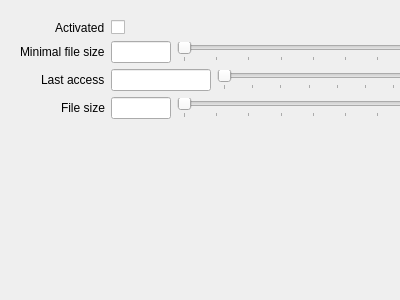
<?xml version="1.0" encoding="UTF-8"?>
<ui version="4.0">
 <class>Simple_filter_form</class>
 <widget class="QWidget" name="Simple_filter_form">
  <property name="geometry">
   <rect>
    <x>0</x>
    <y>0</y>
    <width>400</width>
    <height>300</height>
   </rect>
  </property>
  <property name="windowTitle">
   <string>Form</string>
  </property>
  <widget class="QWidget" name="formLayoutWidget_2">
   <property name="geometry">
    <rect>
     <x>20</x>
     <y>20</y>
     <width>491</width>
     <height>221</height>
    </rect>
   </property>
   <layout class="QFormLayout" name="formLayout_2">
    <property name="fieldGrowthPolicy">
     <enum>QFormLayout::AllNonFixedFieldsGrow</enum>
    </property>
    <property name="labelAlignment">
     <set>Qt::AlignRight|Qt::AlignTrailing|Qt::AlignVCenter</set>
    </property>
    <item row="0" column="0">
     <widget class="QLabel" name="label_3">
      <property name="text">
       <string>Activated</string>
      </property>
     </widget>
    </item>
    <item row="0" column="1">
     <widget class="QCheckBox" name="simple_filter_activated">
      <property name="text">
       <string/>
      </property>
     </widget>
    </item>
    <item row="1" column="0">
     <widget class="QLabel" name="label_2">
      <property name="text">
       <string>Minimal file size</string>
      </property>
     </widget>
    </item>
    <item row="1" column="1">
     <layout class="QHBoxLayout" name="horizontalLayout">
      <item>
       <widget class="QLineEdit" name="min_file_sz_edit">
        <property name="sizePolicy">
         <sizepolicy hsizetype="Fixed" vsizetype="Fixed">
          <horstretch>0</horstretch>
          <verstretch>0</verstretch>
         </sizepolicy>
        </property>
        <property name="maximumSize">
         <size>
          <width>60</width>
          <height>16777215</height>
         </size>
        </property>
        <property name="baseSize">
         <size>
          <width>0</width>
          <height>0</height>
         </size>
        </property>
        <property name="text">
         <string/>
        </property>
       </widget>
      </item>
      <item>
       <widget class="QSlider" name="min_file_sz_slider">
        <property name="orientation">
         <enum>Qt::Horizontal</enum>
        </property>
        <property name="tickPosition">
         <enum>QSlider::TicksBelow</enum>
        </property>
        <property name="tickInterval">
         <number>10</number>
        </property>
       </widget>
      </item>
     </layout>
    </item>
    <item row="2" column="0">
     <widget class="QLabel" name="label_4">
      <property name="text">
       <string>Last access</string>
      </property>
      <property name="textFormat">
       <enum>Qt::PlainText</enum>
      </property>
     </widget>
    </item>
    <item row="2" column="1">
     <layout class="QHBoxLayout" name="horizontalLayout_2">
      <item>
       <widget class="QLineEdit" name="last_access_edit">
        <property name="sizePolicy">
         <sizepolicy hsizetype="Fixed" vsizetype="Fixed">
          <horstretch>0</horstretch>
          <verstretch>0</verstretch>
         </sizepolicy>
        </property>
        <property name="maximumSize">
         <size>
          <width>100</width>
          <height>16777215</height>
         </size>
        </property>
       </widget>
      </item>
      <item>
       <widget class="QSlider" name="last_access_slider">
        <property name="orientation">
         <enum>Qt::Horizontal</enum>
        </property>
        <property name="tickPosition">
         <enum>QSlider::TicksBelow</enum>
        </property>
        <property name="tickInterval">
         <number>10</number>
        </property>
       </widget>
      </item>
     </layout>
    </item>
    <item row="3" column="0">
     <widget class="QLabel" name="label">
      <property name="text">
       <string>File size</string>
      </property>
     </widget>
    </item>
    <item row="3" column="1">
     <layout class="QHBoxLayout" name="horizontalLayout_5">
      <item>
       <widget class="QLineEdit" name="mark_file_sz_edit">
        <property name="sizePolicy">
         <sizepolicy hsizetype="Fixed" vsizetype="Fixed">
          <horstretch>0</horstretch>
          <verstretch>0</verstretch>
         </sizepolicy>
        </property>
        <property name="maximumSize">
         <size>
          <width>60</width>
          <height>16777215</height>
         </size>
        </property>
       </widget>
      </item>
      <item>
       <widget class="QSlider" name="mark_file_sz_slider">
        <property name="orientation">
         <enum>Qt::Horizontal</enum>
        </property>
        <property name="tickPosition">
         <enum>QSlider::TicksBelow</enum>
        </property>
        <property name="tickInterval">
         <number>10</number>
        </property>
       </widget>
      </item>
     </layout>
    </item>
   </layout>
  </widget>
 </widget>
 <resources/>
 <connections/>
</ui>
